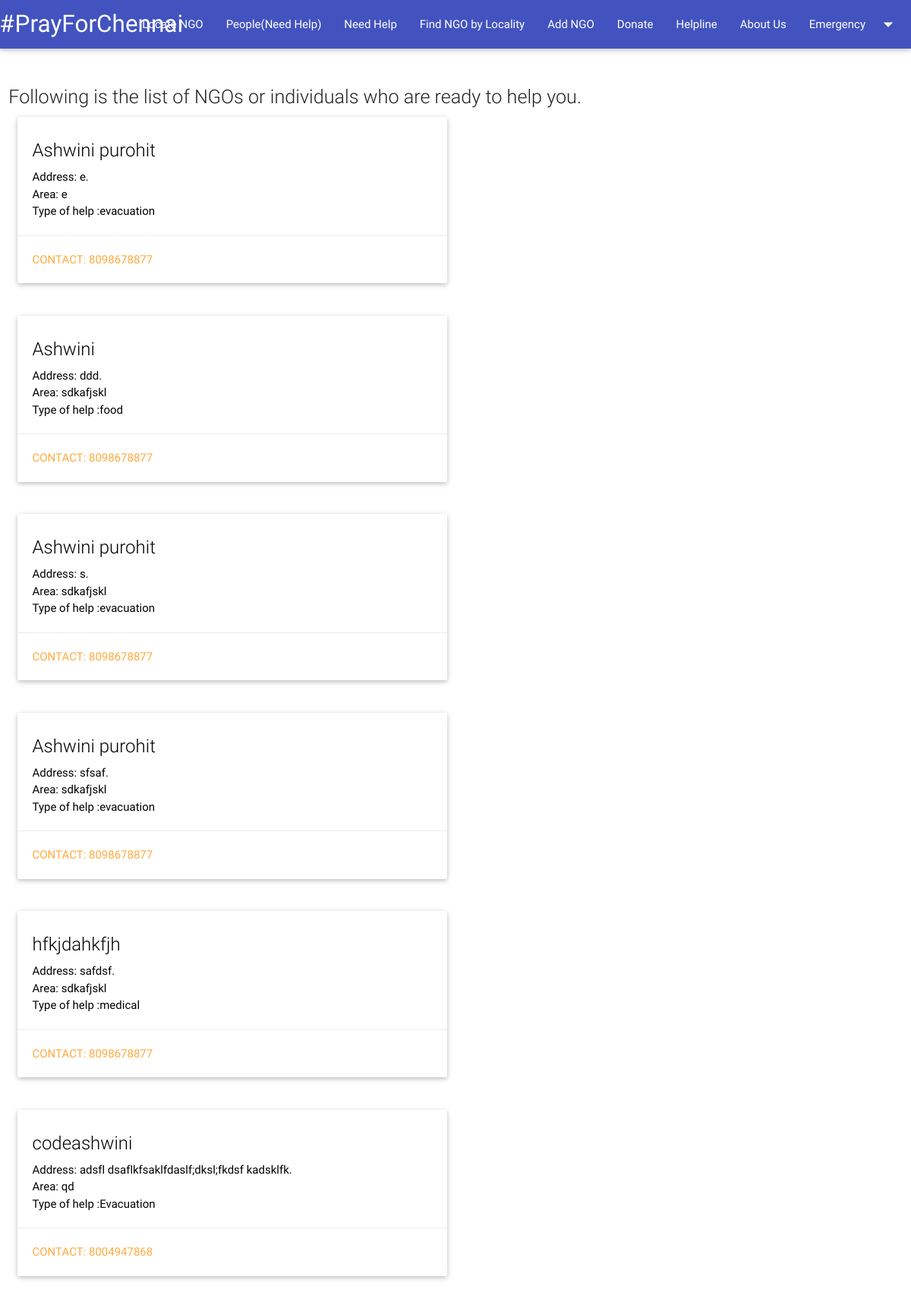
The app's page /locate-ngo.php with its own data.
### tables this page shows
CREATE TABLE IF NOT EXISTS `addngo` (
`id` int(11) NOT NULL,
  `name` varchar(100) NOT NULL,
  `address` text NOT NULL,
  `contact` varchar(15) NOT NULL,
  `typeOfHelp` varchar(100) NOT NULL,
  `areaCovered` varchar(255) NOT NULL
);

### funcs.php (the view, shortened to what this page needs)
<?php
include 'config.php';
function showPeopleWhoAreGivingHelp()
{
	global $mysqli,$db_table_prefix;
	$stmt = $mysqli->prepare("SELECT
		name,
		contact,
		address,
		areaCovered,
		typeOfHelp
        FROM addngo
		");
	$stmt->execute();
	$stmt->bind_result($name, $contact, $address, $area, $typeOfHelp);
	while ($stmt->fetch()){
		echo ' <div class="row">
        <div class="col s12 m6">
          <div class="card white">
            <div class="card-content black-text">
              <span class="card-title">'.$name.'</span>
              <p>Address: '.$address.'.</p>
              <p>Area: '.$area.'</p>
              <p>Type of help :'.$typeOfHelp.'</p>
            </div>
            <div class="card-action">
              <a href="#">Contact: '.$contact.'</a><br>
            </div>
          </div>
        </div>
      </div>';
			}
}
?>

### locate-ngo.php (shortened to what this page needs)
 <!DOCTYPE html>
  <html>
    <head>
      <link type="text/css" rel="stylesheet" href="css/materialize.min.css"  media="screen,projection"/>
    </head>
    <body>
    <?php
    include 'navbar.php';
    include 'funcs.php';
    echo '  <br><br>
       <div class="row">
          <div class="grid-example col s12"><span class="flow-text">Following is the list of NGOs or individuals who are ready to help you. </span>
            ';
    showPeopleWhoAreGivingHelp();
    echo '
    </div>
    </div>';
?>
    </body>
  </html>

### navbar.php (shortened to what this page needs)
<nav>
  <div class="nav-wrapper">
    <a href="index.php" class="brand-logo">#PrayForChennai</a>
    <ul class="right hide-on-med-and-down">
      <li><a href="locate-ngo.php">Locate NGO</a></li>
      <li><a href="help-needed.php">People(Need Help)</a></li>
      <li><a href="need-help.php">Need Help</a></li>
      <li><a href="find-ngo.php">Find NGO by Locality</a></li>
      <li><a href="add-ngo.php">Add NGO</a></li>
      <li><a href="donate.php">Donate</a></li>
      <li><a href="helpline.php">Helpline</a></li>
      <li><a href="about-us.php">About Us</a></li>
      <li><a class="dropdown-button" href="#!" data-activates="dropdown1">Emergency<i class="material-icons right">arrow_drop_down</i></a></li>
    </ul>
  </div>
</nav>

### records on screen
addngo: name "Ashwini purohit", address "e", areaCovered "e", typeOfHelp "evacuation", contact "8098678877"
addngo: name "Ashwini", address "ddd", areaCovered "sdkafjskl", typeOfHelp "food", contact "8098678877"
addngo: name "Ashwini purohit", address "s", areaCovered "sdkafjskl", typeOfHelp "evacuation", contact "8098678877"
addngo: name "Ashwini purohit", address "sfsaf", areaCovered "sdkafjskl", typeOfHelp "evacuation", contact "8098678877"
addngo: name "hfkjdahkfjh", address "safdsf", areaCovered "sdkafjskl", typeOfHelp "medical", contact "8098678877"
addngo: name "codeashwini", address "adsfl dsaflkfsaklfdaslf;dksl;fkdsf kadsklfk", areaCovered "qd", typeOfHelp "Evacuation", contact "8004947868"
